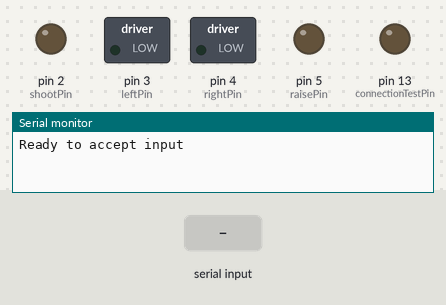
The sketch below on a simulated Arduino Uno, built with avr-gcc and run on an emulated ATmega328P. Shown: switched loads named in the sketch (green lamp = pin HIGH), output pins drawn as LEDs (lit = HIGH), the last lines printed to the serial monitor. Inputs (shaded band) come from the test bench.

Above: at 1.2 s.
1.3 s: "s90\n" received over Serial
At 2.5 s:
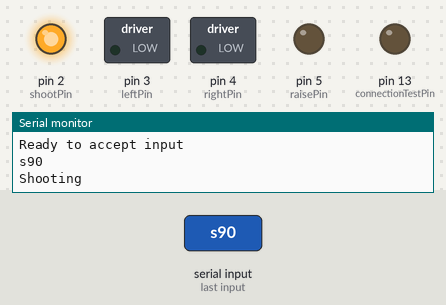
Timing chart, 0 to 7.3 s (numbered marks = the images above; inputs shaded):
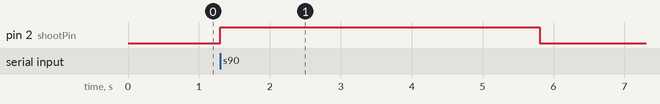

Measured:
- after the input at 1.3 s, pin 2 (shootPin): LOW → HIGH at once, → LOW 4.5 s later

The sketch:

foam-cannon.ino
```cpp
/*
  RC Control

  Prototype implementation of RC control for the aduino, based on serial commands.
*/

const int shootPin = 2;
const int leftPin = 3;
const int rightPin = 4;
const int raisePin = 5;
const int connectionTestPin = 13;

void setup() {
  pinMode(shootPin, OUTPUT);
  pinMode(leftPin, OUTPUT);
  pinMode(rightPin, OUTPUT);
  pinMode(raisePin, OUTPUT);
  pinMode(connectionTestPin, OUTPUT);
  Serial.begin(9600);
  stop();
  while (! Serial); // Wait until Serial is ready
  Serial.println("Ready to accept input");
}

void loop() {
  if (Serial.available()) {
    String input = Serial.readStringUntil('\n');

    Serial.println(input);

    char command = input[0];
    int duration_ms = (input[1] - '0') * 1000;

    switch (command) {
      case 's':
        shoot();
        break;
      case 'l':
        left();
        break;
      case 'r':
        right();
        break;
      case 'u':
        raise();
        break;
      case 'c':
        enableConnectionTest();
        break;
      default:
        break;
    }

    // TODO add error handling
    delay(duration_ms / 2);
    stop();
  }
}

void stop() {
  digitalWrite(shootPin, LOW);
  digitalWrite(leftPin, LOW);
  digitalWrite(rightPin, LOW);
  digitalWrite(raisePin, LOW);
  digitalWrite(connectionTestPin, LOW);
}

void shoot() {
  Serial.println("Shooting");
  digitalWrite(shootPin, HIGH);
}

void left() {
  Serial.println("Moving wheels left");
  digitalWrite(leftPin, HIGH);
  digitalWrite(rightPin, LOW);
}

void right() {
  Serial.println("Moving wheels right");
  digitalWrite(leftPin, LOW);
  digitalWrite(rightPin, HIGH);
}

void raise() {
  Serial.println("Raising up");
  digitalWrite(raisePin, HIGH);
}

void enableConnectionTest() {
  Serial.println("Running connection test");
  digitalWrite(connectionTestPin, HIGH);
}
```
